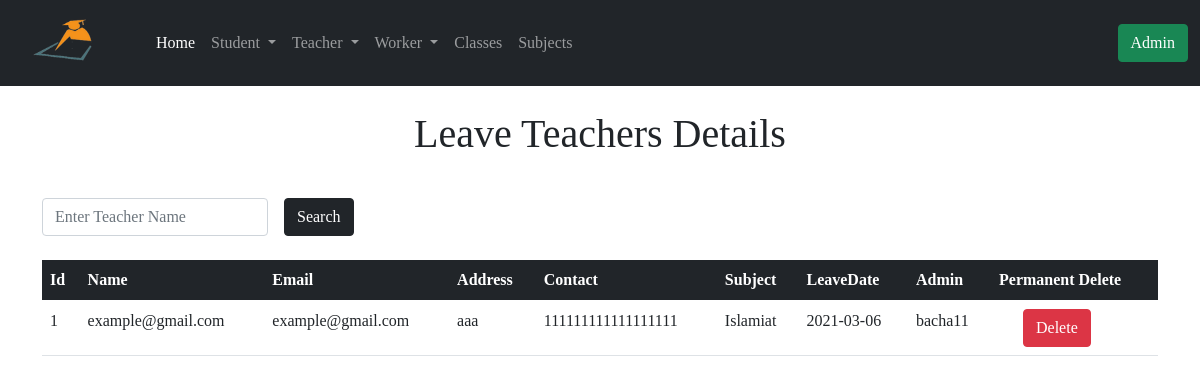
Page /leave_teacher_detials on the earlier database version.
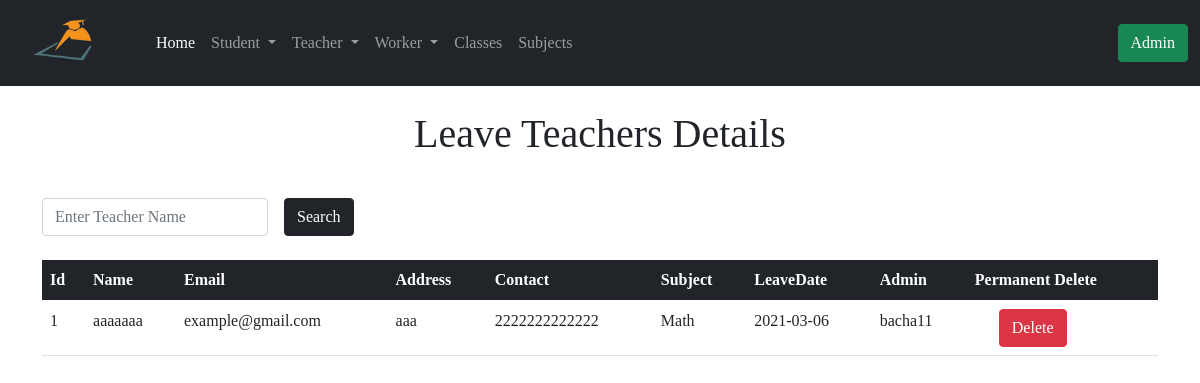
Same page on the later database version.
### app/models.py (models this page shows, shortened)
class LeaveTeacher(db.Model):
    id = db.Column(db.Integer, primary_key=True)
    tech_name = db.Column(db.String(64), index=True)
    email = db.Column(db.String(64), index=True)
    tech_address = db.Column(db.String(128), index=True)
    tech_contact = db.Column(db.String(64), index=True)
    leave_date = db.Column(db.DateTime, default=datetime.utcnow())
    admin_id = db.Column(db.Integer, db.ForeignKey('admin.id'))
    tech_subject = db.Column(db.Integer, db.ForeignKey('subject.id'))

class Subject(db.Model):
    id = db.Column(db.Integer, primary_key=True)
    sub_name = db.Column(db.String(64))
    admin_id = db.Column(db.Integer, db.ForeignKey('admin.id'))
    teacher = db.relationship('Teacher', backref='sub')
    leaveteacher = db.relationship('LeaveTeacher', backref='sub')

class Admin(UserMixin, db.Model):
    id = db.Column(db.Integer, primary_key=True)
    username = db.Column(db.String(32), unique=True, index=True)
    email = db.Column(db.String(64), unique=True, index=True)
    password_hash = db.Column(db.String(128))
    join_date = db.Column(db.DateTime, default=datetime.utcnow())
    student = db.relationship('Student', backref='admin')
    leavestudent = db.relationship('LeaveStudent', backref='admin')
    teacher = db.relationship('Teacher', backref='admin')
    leaveteacher = db.relationship('LeaveTeacher', backref='admin')
    worker = db.relationship('Worker', backref='admin')
    leaveworker = db.relationship('LeaveWorker', backref='admin')
    classs = db.relationship('Class', backref='admin')
    subject = db.relationship('Subject', backref='admin')

### app/routes.py (the view)
@app.route('/leave_teacher_detials')
def leave_teacher_detials():
    query = request.args.get('query')
    if query:
        teachers = LeaveTeacher.query.filter(LeaveTeacher.tech_name.contains(query))
        return render_template('leave_teacher_detials.html', title='Leave Teachers', teachers=teachers, query=query)
    page = request.args.get('page', 1, type=int)
    teachers = LeaveTeacher.query.order_by(LeaveTeacher.id.asc()).paginate(
        page, app.config['ENTRY_PER_PAGE'], False)
    next_url = url_for('leave_teacher_detials', page=teachers.next_num) \
        if teachers.has_next else None
    prev_url = url_for('leave_teacher_detials', page=teachers.prev_num) \
        if teachers.has_prev else None
    return render_template('leave_teacher_detials.html', title='Leave Teachers', teachers=teachers.items, next_url=next_url, prev_url=prev_url,)

### app/templates/leave_teacher_detials.html (shortened to what this page needs)
{% extends 'base.html' %}
{% block content %}
<div class="container">
  {% if query %}
  <h1 class="text-center mt-4">Search Result About! <span class="text-primary"> {{ query }} </span></h1>
  {% else %}
  <h1 class="text-center mt-4">Leave Teachers Details</h1>
  {% endif %}
  <form action="" method="GET">
    <div class="row g-3 align-items-center mt-4">
      <div class="col-auto">
        <input type="search" name="query" id="inputPassword6" class="form-control" placeholder="Enter Teacher Name" required>
      </div>
      <div class="col-auto">
        <button type="submit" class="btn btn-dark">Search</button>
      </div>
    </div>
  </form>
  <table class="table mt-4">
      <thead class="table-dark">
        <tr>
          <th scope="col">Id</th>
          <th scope="col">Name</th>
          <th scope="col">Email</th>
          <th scope="col">Address</th>
          <th scope="col">Contact</th>
          <th scope="col">Subject</th>
          <th scope="col">LeaveDate</th>
          <th scope="col">Admin</th>
          <th scope="col">Permanent Delete</th>
        </tr>
      </thead>
      {% for teacher in teachers %}
      <tbody>
        <tr>
          <td> {{ teacher.id }}</td>
          <td> {{ teacher.tech_name }} </td>
          <td> {{ teacher.email }} </td>
          <td> {{ teacher.tech_address }} </td>
          <td> {{ teacher.tech_contact }} </td>
          <td> {{ teacher.sub.sub_name }} </td>
          <td> {{ teacher.leave_date.strftime('%Y-%m-%d') }} </td>
          <td> {{ teacher.admin.username }} </td>
          <td>
              <button type="button" class="btn btn-danger ms-4" data-bs-toggle="modal" data-bs-target="#exampleModal">
                  Delete
              </button>
          </td>
        </tr>
      </tbody>
      {% endfor %}
  </table>
</div>
{% endblock %}

Differences in the rows shown:
changed LeaveTeacher "example@gmail.com": tech_name "example@gmail.com" → "aaaaaaa"; tech_contact "111111111111111111" → "2222222222222"; sub.sub_name "Islamiat" → "Math"
